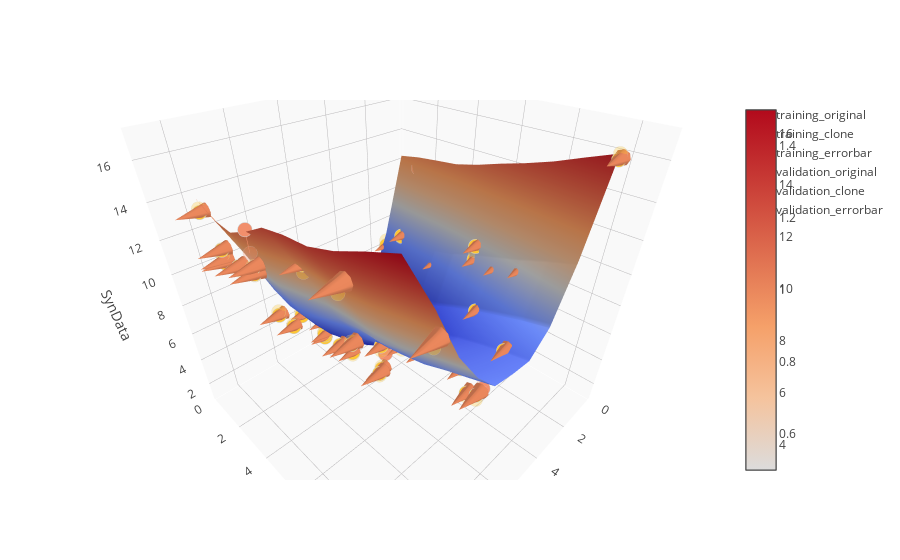

Notebook code for this chart:
### Code cell
# plot chart

data = [eval('trace'+str(i)) for i in range(1, 9)]

figure = go.Figure(data=data, layout=layout)
offline.iplot(figure)

### Figure 1 — Plotly figure (JSON) as saved in the notebook; plotly's stock layout.template omitted (floating-point values rounded to 4 significant figures)
{"data": [{"marker": {"color": "#FEC734", "line": {"color": "rgb(204, 204, 204)", "width": 1}, "opacity": 1, "size": 5, "symbol": "circle"}, "mode": "markers", "name": "training_original", "type": "scatter3d", "uid": "bee5b13c-f60b-4656-8d4a-06655ade9099", "x": [9, 9, 9, 10, 2, 10, 10, 2, 6, 3, 6, 2, 2, 5, 4, 4, 3, 9, 10, 6, 6, 4, 6, 2, 10, 3, 10, 7, 5, 8, 7, 1, 2, 4, 10, 2, 6, 10, 8, 7, 3, 5, 7, 4, 8], "y": [7, 3, 5, 3, 8, 2, 4, 4, 1, 2, 1, 2, 6, 7, 9, 1, 3, 10, 1, 9, 1, 2, 3, 6, 4, 3, 2, 6, 6, 2, 10, 10, 7, 1, 8, 1, 6, 2, 5, 1, 7, 8, 6, 5, 7], "z": [9.982, 8.202, 12.6, 11.84, 9.628, 11.4, 12.13, 7.46, 2.309, 4.876, 2.113, 8.246, 9.871, 5.977, 6.706, 1.959, 5.966, 12.95, 13.51, 5.845, 3.388, 2.415, 2.631, 8.991, 12.45, 4.328, 12.09, 5.384, 4.534, 5.686, 8.058, 16.03, 9.092, 3.155, 14.45, 6.912, 6.063, 11.52, 7.047, 4.827, 6.85, 5.4, 7.027, 3.692, 7.191]}, {"marker": {"color": "#FEC734", "line": {"color": "rgb(204, 204, 204)", "width": 1}, "opacity": 0.3, "size": 5, "symbol": "circle"}, "mode": "markers", "name": "training_clone", "type": "scatter3d", "uid": "1bdebfb9-a558-414c-90bf-d4d3c240f6ed", "x": [9, 9, 9, 10, 2, 10, 10, 2, 6, 3, 6, 2, 2, 5, 4, 4, 3, 9, 10, 6, 6, 4, 6, 2, 10, 3, 10, 7, 5, 8, 7, 1, 2, 4, 10, 2, 6, 10, 8, 7, 3, 5, 7, 4, 8], "y": [7, 3, 5, 3, 8, 2, 4, 4, 1, 2, 1, 2, 6, 7, 9, 1, 3, 10, 1, 9, 1, 2, 3, 6, 4, 3, 2, 6, 6, 2, 10, 10, 7, 1, 8, 1, 6, 2, 5, 1, 7, 8, 6, 5, 7], "z": [10.13, 8.436, 12.22, 11.66, 9.687, 11.67, 12.08, 7.649, 2.528, 4.817, 2.512, 8.185, 9.581, 6.005, 6.4, 2.248, 5.329, 12.68, 13.7, 5.638, 3.439, 2.476, 2.5, 9.07, 12.53, 4.175, 12.12, 5.551, 4.797, 5.822, 7.789, 16.31, 9.22, 3.008, 14.12, 7.309, 5.836, 11.85, 7.09, 5.162, 6.623, 5.585, 6.738, 3.47, 7.09]}, {"error_z": {"array": [0.07322, 0.1171, 0.1896, 0.09012, 0.02975, 0.1358, 0.02435, 0.0946, 0.1095, 0.02987, 0.1995, 0.03066, 0.1453, 0.01415, 0.1528, 0.1445, 0.3185, 0.1358, 0.0966, 0.1037, 0.02572, 0.03047, 0.06536, 0.03939, 0.03857, 0.07651, 0.01654, 0.08362, 0.1317, 0.06769, 0.1345, 0.1428, 0.0641, 0.07322, 0.1611, 0.1983, 0.1135, 0.1672, 0.02195, 0.1676, 0.1134, 0.09241, 0.1445, 0.1107, 0.05059], "color": "#FEC734", "thickness": 1, "type": "data", "visible": true}, "marker": {"color": "#FEC734", "opacity": 0.01, "size": 1, "symbol": "circle"}, "mode": "markers", "name": "training_errorbar", "type": "scatter3d", "uid": "4f1529fa-248a-4438-954e-a3dc95ddb59f", "x": [9, 9, 9, 10, 2, 10, 10, 2, 6, 3, 6, 2, 2, 5, 4, 4, 3, 9, 10, 6, 6, 4, 6, 2, 10, 3, 10, 7, 5, 8, 7, 1, 2, 4, 10, 2, 6, 10, 8, 7, 3, 5, 7, 4, 8], "y": [7, 3, 5, 3, 8, 2, 4, 4, 1, 2, 1, 2, 6, 7, 9, 1, 3, 10, 1, 9, 1, 2, 3, 6, 4, 3, 2, 6, 6, 2, 10, 10, 7, 1, 8, 1, 6, 2, 5, 1, 7, 8, 6, 5, 7], "z": [10.06, 8.319, 12.41, 11.75, 9.658, 11.54, 12.11, 7.555, 2.419, 4.846, 2.312, 8.216, 9.726, 5.991, 6.553, 2.103, 5.647, 12.81, 13.61, 5.741, 3.413, 2.445, 2.566, 9.03, 12.49, 4.251, 12.1, 5.467, 4.665, 5.754, 7.923, 16.17, 9.156, 3.081, 14.29, 7.11, 5.949, 11.69, 7.068, 4.994, 6.736, 5.493, 6.882, 3.581, 7.14]}, {"marker": {"color": "#F28F6C", "line": {"color": "rgb(204, 204, 204)", "width": 1}, "opacity": 1, "size": 5, "symbol": "circle"}, "mode": "markers", "name": "validation_original", "type": "scatter3d", "uid": "7196e6f3-c689-42fd-ae82-13a45dcf403a", "x": [10, 5, 1, 5, 3], "y": [4, 9, 2, 4, 2], "z": [14.27, 5.017, 10.81, 2.535, 6.824]}, {"marker": {"color": "#F28F6C", "line": {"color": "rgb(204, 204, 204)", "width": 1}, "opacity": 0.3, "size": 5, "symbol": "circle"}, "mode": "markers", "name": "validation_clone", "type": "scatter3d", "uid": "7c3ab608-87f2-463b-9d3e-14ff3c34c557", "x": [10, 5, 1, 5, 3], "y": [4, 9, 2, 4, 2], "z": [13.17, 5.701, 12.51, 2.968, 4.979]}, {"error_z": {"array": [0.5524, 0.3422, 0.8474, 0.2166, 0.922], "color": "#F28F6C", "thickness": 1, "type": "data", "visible": true}, "marker": {"color": "#F28F6C", "opacity": 0.01, "size": 1, "symbol": "circle"}, "mode": "markers", "name": "validation_errorbar", "type": "scatter3d", "uid": "b776f65d-a242-4056-8851-fbcf3a3ed021", "x": [10, 5, 1, 5, 3], "y": [4, 9, 2, 4, 2], "z": [13.72, 5.359, 11.66, 2.751, 5.901]}, {"name": "surface", "type": "surface", "uid": "05f0db5b-51cc-4b00-bb75-feba383c0f3e", "x": [1, 2, 3, 4, 5, 6, 7, 8, 9, 10], "y": [1, 2, 3, 4, 5, 6, 7, 8, 9, 10], "z": [[12.95, 7.863, 4.432, 3.008, 3.089, 3.439, 5.162, 7.549, 11.05, 14.21], [13.2, 8.244, 4.817, 3.239, 3.157, 3.367, 4.944, 7.188, 10.55, 13.67], [13.38, 8.434, 5.065, 3.529, 3.438, 3.595, 5.115, 7.308, 10.55, 13.57], [13.53, 8.535, 5.22, 3.865, 3.965, 4.235, 5.782, 8.057, 11.36, 14.17], [13.88, 8.929, 5.634, 4.39, 4.687, 5.091, 6.597, 8.856, 12.22, 14.91], [14.33, 9.479, 6.272, 5.093, 5.446, 5.836, 7.155, 9.148, 12.37, 15.18], [14.74, 9.938, 6.862, 5.736, 6.005, 6.231, 7.425, 9.236, 12.34, 15.31], [15.2, 10.41, 7.352, 6.208, 6.343, 6.493, 7.793, 9.721, 12.82, 15.74], [15.76, 10.97, 7.841, 6.641, 6.729, 6.909, 8.391, 10.5, 13.58, 16.35], [16.3, 11.49, 8.241, 6.973, 7.139, 7.454, 9.062, 11.24, 14.27, 16.91]]}, {"type": "cone", "u": [1, 1, 1, 1, 1, 1, 1, 1, 1, 1, 1, 1, 1, 1, 1, 1, 1, 1, 1, 1, 1, 1, 1, 1, 1, 1, 1, 1, 1, 1, 1, 1, 1, 1, 1, 1, 1, 1, 1, 1, 1, 1, 1, 1, 1], "uid": "5042e7ee-435b-4ab1-a002-2f5916feba8f", "v": [0, 0, 0, 0, 0, 0, 0, 0, 0, 0, 0, 0, 0, 0, 0, 0, 0, 0, 0, 0, 0, 0, 0, 0, 0, 0, 0, 0, 0, 0, 0, 0, 0, 0, 0, 0, 0, 0, 0, 0, 0, 0, 0, 0, 0], "w": [0, 0, 0, 0, 0, 0, 0, 0, 0, 0, 0, 0, 0, 0, 0, 0, 0, 0, 0, 0, 0, 0, 0, 0, 0, 0, 0, 0, 0, 0, 0, 0, 0, 0, 0, 0, 0, 0, 0, 0, 0, 0, 0, 0, 0], "x": [9, 9, 9, 10, 2, 10, 10, 2, 6, 3, 6, 2, 2, 5, 4, 4, 3, 9, 10, 6, 6, 4, 6, 2, 10, 3, 10, 7, 5, 8, 7, 1, 2, 4, 10, 2, 6, 10, 8, 7, 3, 5, 7, 4, 8], "y": [7, 3, 5, 3, 8, 2, 4, 4, 1, 2, 1, 2, 6, 7, 9, 1, 3, 10, 1, 9, 1, 2, 3, 6, 4, 3, 2, 6, 6, 2, 10, 10, 7, 1, 8, 1, 6, 2, 5, 1, 7, 8, 6, 5, 7], "z": [9.982, 8.202, 12.6, 11.84, 9.628, 11.4, 12.13, 7.46, 2.309, 4.876, 2.113, 8.246, 9.871, 5.977, 6.706, 1.959, 5.966, 12.95, 13.51, 5.845, 3.388, 2.415, 2.631, 8.991, 12.45, 4.328, 12.09, 5.384, 4.534, 5.686, 8.058, 16.03, 9.092, 3.155, 14.45, 6.912, 6.063, 11.52, 7.047, 4.827, 6.85, 5.4, 7.027, 3.692, 7.191]}], "layout": {"scene": {"aspectratio": {"x": 1.5, "y": 1.5, "z": 1.5}, "xaxis": {"backgroundcolor": "#F9F9F9", "gridcolor": "#BAB8BA", "showbackground": true, "title": "Para1", "zerolinecolor": "rgb(255, 255, 255)"}, "yaxis": {"backgroundcolor": "#F9F9F9", "gridcolor": "#BAB8BA", "showbackground": true, "title": "Para3", "zerolinecolor": "rgb(255, 255, 255)"}, "zaxis": {"backgroundcolor": "#F9F9F9", "gridcolor": "#BAB8BA", "showbackground": true, "title": "SynData", "zerolinecolor": "rgb(255, 255, 255)"}}}}
